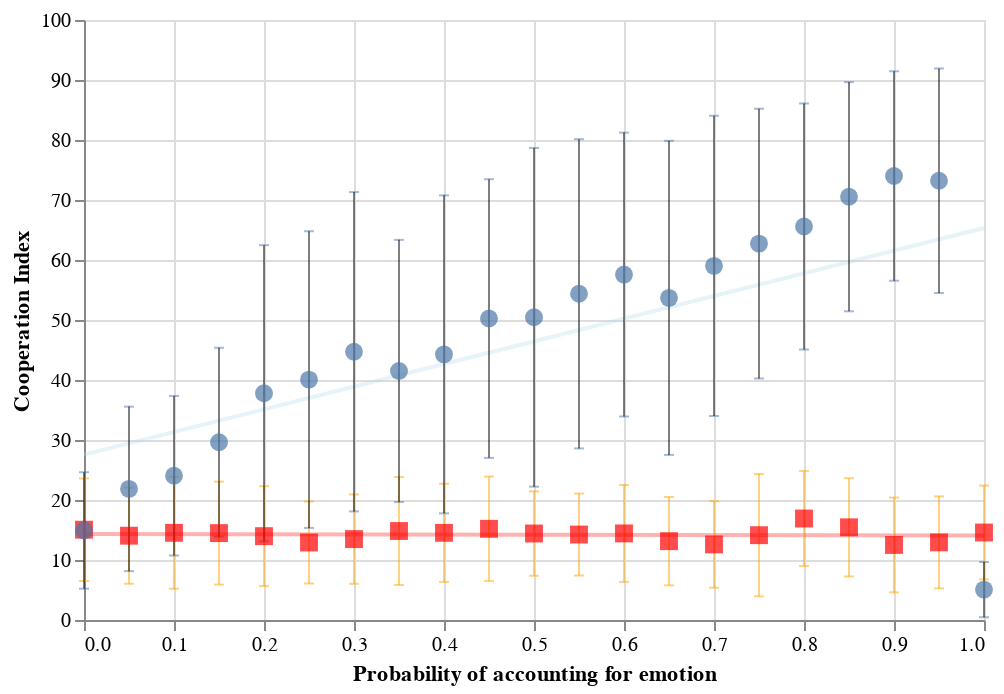

Write notebook code for a chart like this one.
### Code cell
points_ebis = alt.Chart(new_df).mark_point(filled=True, size=80).encode(
    x='gamma',
    y='Emotion-Based Image Scoring',
    #color='Social Norm:N',
    #shape='Social Norm:N'
)

error_bars_ebis = alt.Chart(new_df).mark_errorbar(extent='ci', ticks=True, opacity=0.5).encode(
    x='gamma',
    y=alt.Y('Emotion-Based Image Scoring'),
    yError='EBIS std'
)

points_is = alt.Chart(new_df).mark_point(filled=True, size=80, color='red', shape="square").encode(
    x='gamma',
    y='Image Scoring',
    #shape='Social Norm:N'
)

error_bars_is = alt.Chart(new_df).mark_errorbar(extent='ci', ticks=True, color='orange', opacity=0.5).encode(
    x='gamma',
    y=alt.Y('Image Scoring'),
    yError='IS std'
)

# Regression line for Emotion-Based Image Scoring
regression_ebis = alt.Chart(new_df).transform_regression(
    'gamma', 'Emotion-Based Image Scoring'
).mark_line(color='lightblue', opacity=0.3).encode(
    x='gamma',
    y='Emotion-Based Image Scoring'
)

# Regression line for Image Scoring
regression_is = alt.Chart(new_df).transform_regression(
    'gamma', 'Image Scoring'
).mark_line(color='red', opacity=0.3).encode(
    x='gamma',
    y='Image Scoring'
)

# Combine all layers
chart = (
    regression_ebis + regression_is + error_bars_is + error_bars_ebis + points_is + points_ebis
).properties(
    #title="b/c = " + str(b),  # Replace with your desired title
    width=450
).configure_title(
    fontSize=16,  # Adjust font size for the title
    anchor='middle'  # Center the title
).encode(
    x=alt.X('gamma', title='Probability of accounting for emotion'),
    y=alt.Y(
        'Emotion-Based Image Scoring',
        title='Cooperation Index',
        scale=alt.Scale(domain=[0, 100])  # Set y-axis range from 0 to 100
    )
)

chart

### Figure 1 — Vega-Lite specification as saved in the notebook (floating-point values rounded to 4 significant figures)
{"config": {"view": {"continuousWidth": 300, "continuousHeight": 300}, "title": {"anchor": "middle", "fontSize": 16}}, "layer": [{"mark": {"type": "line", "color": "lightblue", "opacity": 0.3}, "encoding": {"x": {"field": "gamma", "type": "quantitative"}, "y": {"field": "Emotion-Based Image Scoring", "type": "quantitative"}}, "transform": [{"on": "gamma", "regression": "Emotion-Based Image Scoring"}]}, {"mark": {"type": "line", "color": "red", "opacity": 0.3}, "encoding": {"x": {"field": "gamma", "type": "quantitative"}, "y": {"field": "Image Scoring", "type": "quantitative"}}, "transform": [{"on": "gamma", "regression": "Image Scoring"}]}, {"mark": {"type": "errorbar", "color": "orange", "extent": "ci", "opacity": 0.5, "ticks": true}, "encoding": {"x": {"field": "gamma", "type": "quantitative"}, "y": {"field": "Image Scoring", "type": "quantitative"}, "yError": {"field": "IS std"}}}, {"mark": {"type": "errorbar", "extent": "ci", "opacity": 0.5, "ticks": true}, "encoding": {"x": {"field": "gamma", "type": "quantitative"}, "y": {"field": "Emotion-Based Image Scoring", "type": "quantitative"}, "yError": {"field": "EBIS std"}}}, {"mark": {"type": "point", "color": "red", "filled": true, "shape": "square", "size": 80}, "encoding": {"x": {"field": "gamma", "type": "quantitative"}, "y": {"field": "Image Scoring", "type": "quantitative"}}}, {"mark": {"type": "point", "filled": true, "size": 80}, "encoding": {"x": {"field": "gamma", "type": "quantitative"}, "y": {"field": "Emotion-Based Image Scoring", "type": "quantitative"}}}], "data": {"name": "data-7d63be79a4480a7984217422b0fba83f"}, "encoding": {"x": {"field": "gamma", "title": "Probability of accounting for emotion", "type": "quantitative"}, "y": {"field": "Emotion-Based Image Scoring", "scale": {"domain": [0, 100]}, "title": "Cooperation Index", "type": "quantitative"}}, "width": 450, "$schema": "https://vega.github.io/schema/vega-lite/v5.16.3.json", "datasets": {"data-7d63be79a4480a7984217422b0fba83f": [{"gamma": 0.0, "Emotion-Based Image Scoring": 14.92, "EBIS std": 9.706, "Image Scoring": 15.05, "IS std": 8.548}, {"gamma": 0.1, "Emotion-Based Image Scoring": 24.05, "EBIS std": 13.3, "Image Scoring": 14.53, "IS std": 9.329}, {"gamma": 0.2, "Emotion-Based Image Scoring": 37.79, "EBIS std": 24.69, "Image Scoring": 13.97, "IS std": 8.33}, {"gamma": 0.3, "Emotion-Based Image Scoring": 44.71, "EBIS std": 26.61, "Image Scoring": 13.48, "IS std": 7.451}, {"gamma": 0.4, "Emotion-Based Image Scoring": 44.27, "EBIS std": 26.5, "Image Scoring": 14.53, "IS std": 8.199}, {"gamma": 0.5, "Emotion-Based Image Scoring": 50.45, "EBIS std": 28.23, "Image Scoring": 14.42, "IS std": 7.04}, {"gamma": 0.6, "Emotion-Based Image Scoring": 57.57, "EBIS std": 23.66, "Image Scoring": 14.43, "IS std": 8.079}, {"gamma": 0.7, "Emotion-Based Image Scoring": 59.03, "EBIS std": 25.02, "Image Scoring": 12.6, "IS std": 7.21}, {"gamma": 0.8, "Emotion-Based Image Scoring": 65.59, "EBIS std": 20.51, "Image Scoring": 16.91, "IS std": 7.925}, {"gamma": 0.9, "Emotion-Based Image Scoring": 74.0, "EBIS std": 17.46, "Image Scoring": 12.51, "IS std": 7.904}, {"gamma": 1.0, "Emotion-Based Image Scoring": 5.065, "EBIS std": 4.605, "Image Scoring": 14.58, "IS std": 7.831}, {"gamma": 0.05, "Emotion-Based Image Scoring": 21.85, "EBIS std": 13.71, "Image Scoring": 14.05, "IS std": 8.007}, {"gamma": 0.15, "Emotion-Based Image Scoring": 29.63, "EBIS std": 15.74, "Image Scoring": 14.48, "IS std": 8.58}, {"gamma": 0.25, "Emotion-Based Image Scoring": 40.07, "EBIS std": 24.73, "Image Scoring": 12.92, "IS std": 6.839}, {"gamma": 0.35, "Emotion-Based Image Scoring": 41.5, "EBIS std": 21.85, "Image Scoring": 14.83, "IS std": 8.999}, {"gamma": 0.45, "Emotion-Based Image Scoring": 50.25, "EBIS std": 23.22, "Image Scoring": 15.2, "IS std": 8.711}, {"gamma": 0.55, "Emotion-Based Image Scoring": 54.37, "EBIS std": 25.77, "Image Scoring": 14.24, "IS std": 6.827}, {"gamma": 0.65, "Emotion-Based Image Scoring": 53.69, "EBIS std": 26.17, "Image Scoring": 13.14, "IS std": 7.361}, {"gamma": 0.75, "Emotion-Based Image Scoring": 62.73, "EBIS std": 22.48, "Image Scoring": 14.14, "IS std": 10.19}, {"gamma": 0.85, "Emotion-Based Image Scoring": 70.55, "EBIS std": 19.1, "Image Scoring": 15.45, "IS std": 8.191}, {"gamma": 0.95, "Emotion-Based Image Scoring": 73.2, "EBIS std": 18.72, "Image Scoring": 12.94, "IS std": 7.67}]}}
